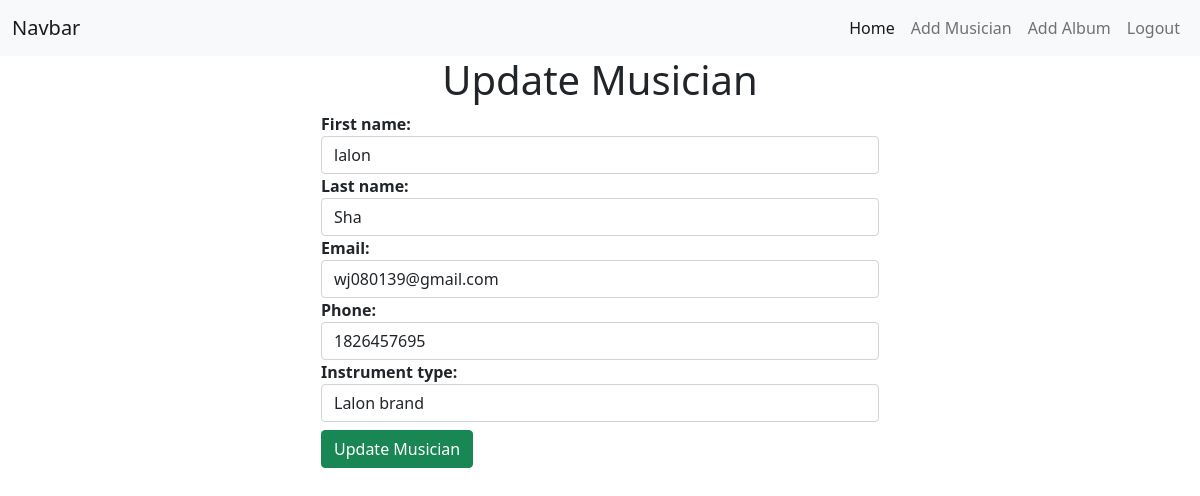
The page /musicians/edit_musician/2/ (signed in) on the database its author committed.
### musicians_app/models.py (models this page shows, shortened)
class Musician(models.Model):
    first_name = models.CharField(max_length = 50)
    last_name = models.CharField(max_length = 50)
    email = models.EmailField()
    phone = models.IntegerField()
    instrument_type = models.CharField(max_length = 50)

### musicians_app/views.py (the view, shortened to what this page needs)
# urls.py: path('edit_musician/<int:pk>/', UserUpdateView.as_view(), name='edit_musician'),
class UserUpdateView(UpdateView):
    model = Musician
    form_class = MusiicanForm
    template_name = 'musicians/add_musician.html'
    success_url = reverse_lazy('home')
    def get_context_data(self, **kwargs):
        context = super().get_context_data(**kwargs)
        context["type"] = 'Update'
        return context

### musicians_app/forms.py
class MusiicanForm(forms.ModelForm):
    class Meta:
        model = Musician
        fields = '__all__'

### musicians_app/templates/musicians/add_musician.html (shortened to what this page needs)
{% extends "base.html" %}
{% load crispy_forms_tags %}
{% block title %}
    <h1 class="text-center">{{type}} Musician</h1>
{% endblock title %}
{% block content %}
    <form style="width: 50%; margin:auto;" method="post" novlidate>
        {% for field in form %}
            <div>
                <strong>{{field.label_tag}}</strong>
            </div>
            {{field}}
        {% endfor %}
        <input type="submit" value="{{type}} Musician" class="btn btn-success my-2">
    </form>
{% endblock content %}

### rows shown on the page
Musician: form "lalon" "Sha" "wj080139@gmail.com" "1826457695" "Lalon brand"

### other values the page prints
{{ type }} "Update"
{{ field.label_tag }} "First name:" "Last name:" "Email:" "Phone:" "Instrument type:"
